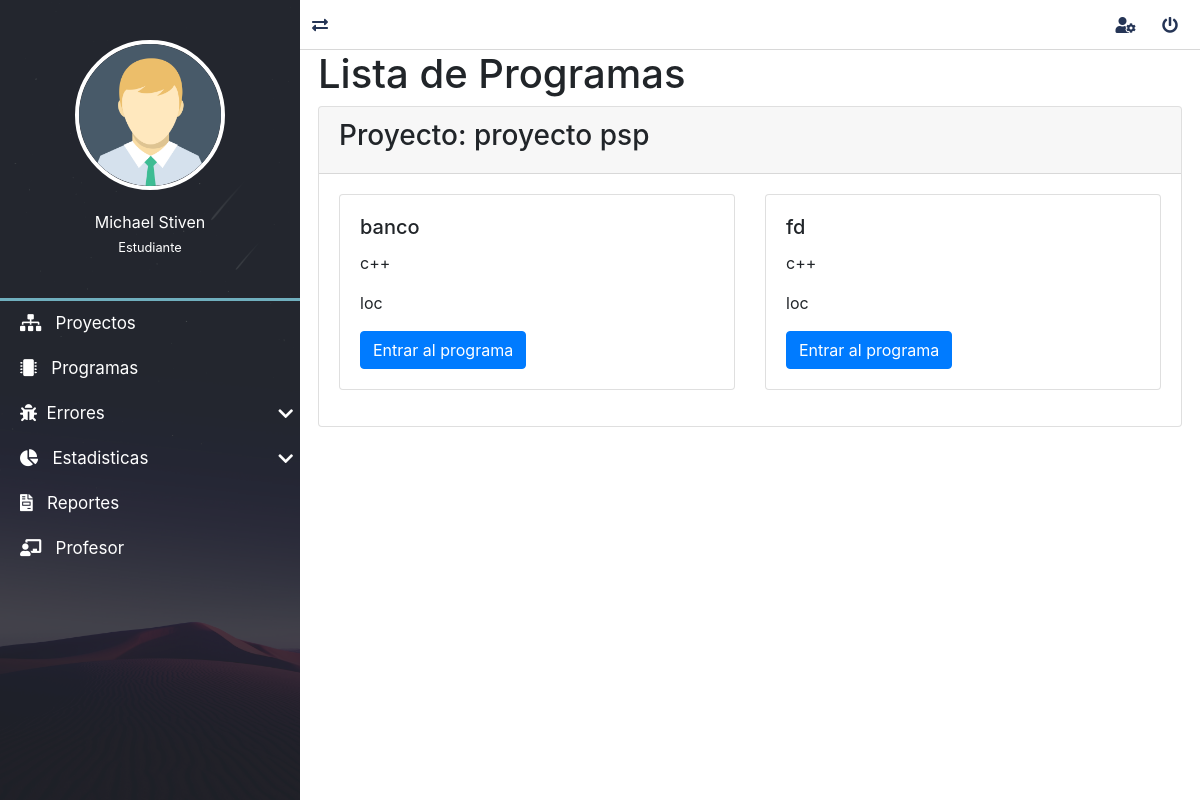
/programas/lista/4/1/ (signed in), run on the app's committed database.
### proyectos/models.py (models this page shows)
class Proyecto(models.Model):
    nombre=models.CharField(max_length=50, verbose_name="Nombre")
    id_proceso = models.ForeignKey("mainApp.Proceso", verbose_name="Proceso", on_delete=models.CASCADE)
    descripcion=models.TextField(verbose_name="Descripcion")
    fechaInicio=models.DateTimeField(auto_now_add=True, verbose_name="fechaCreacion")
    ultimaActualizacion=models.DateTimeField(auto_now=True, verbose_name="Actualizado")
    class Meta:
        verbose_name ="Proyecto"
        verbose_name_plural ="Proyectos"
    def __str__(self):
        return self.nombre

### programas/models.py (models this page shows, shortened)
class Programa(models.Model):
    id_usuario = models.ForeignKey(settings.AUTH_USER_MODEL, verbose_name="usuario", on_delete=models.CASCADE)
    id_proyecto = models.ForeignKey("proyectos.Proyecto", verbose_name="proyecto", on_delete=models.CASCADE)
    nombre = models.CharField(verbose_name="Nombre", max_length=200)
    descripcion = models.TextField(verbose_name="Descripción")
    id_lenguaje = models.ForeignKey("mainApp.Lenguaje", verbose_name="lenguaje", on_delete=models.CASCADE)
    id_medida = models.ForeignKey("mainApp.Medida", verbose_name="medida", on_delete=models.CASCADE)
    fecha_creacion = models.DateTimeField(auto_now_add=True, verbose_name="Fecha de creación")
    fecha_actualizacion = models.DateTimeField(auto_now=True, verbose_name="Fecha de edición")
    fecha_finalizacion = models.DateTimeField(verbose_name="Fecha de finalización", null=True, blank=True)
    class Meta:
        verbose_name = "Programa"
        verbose_name_plural = "Programas"
        ordering = ['nombre', 'fecha_creacion']

### mainApp/models.py (models this page shows)
class Lenguaje(models.Model):
    nombre = models.CharField(verbose_name="Nombre", max_length=200)
    class Meta:
        verbose_name = "Lenguaje"
        verbose_name_plural = "Lenguajes"
        ordering = ['nombre']
    def __str__(self):
        return self.nombre

class Medida(models.Model):
    acronimo = models.CharField(verbose_name="Acronimo", max_length=20)
    nombre = models.CharField(verbose_name="Nombre", max_length=200)
    descripcion = models.TextField()
    class Meta:
        verbose_name = "Medida"
        verbose_name_plural = "Medidas"
        ordering = ['nombre']
    def __str__(self):
        return self.nombre

### programas/views.py (the view)
# urls.py: path('lista/<int:id_u>/<int:id_p>/', ProgramaListView.as_view(), name='lista_programas_usuario'),
@method_decorator(login_required, name='dispatch')
class ProgramaListView(ListView):
    model = Programa
    def get_context_data(self, **kwargs):
        context = super(ProgramaListView, self).get_context_data(**kwargs)
        context["programas"] = Programa.objects.filter(id_usuario=self.kwargs.get('id_u'), id_proyecto=self.kwargs.get('id_p'))
        context["id_p"] = Proyecto.objects.get(id=self.kwargs.get('id_p'))
        context["id_u"] = User.objects.get(id=self.kwargs.get('id_u'))
        return context

### mainApp/context_processors.py (called while the page is built)
def get_programasDeUsuario(request):
    programas= Programa.objects.all()
    return {'lista_programas':programas}

def get_lenguajes(request):
    lenguajes = Lenguaje.objects.all()
    return {'lista_lenguajes':lenguajes}

def get_medidas(request):
    medidas = Medida.objects.all()
    return {'lista_medidas':medidas}

def get_fases(request):
    fases = Fase.objects.all()
    return {'lista_fases':fases}

def get_tiposdefectos(request):
    tipos_defectos = TiposDefecto.objects.all()
    return {'lista_tipos_defectos':tipos_defectos}

### proyectos/context_processors.py (called while the page is built)
def get_proyecto(request):
    proyecto= Proyecto.objects.values_list('id','nombre','id_proceso' ,'descripcion', 'fechaInicio')
    return {
        'proyectos':proyecto
    }

### programas/templates/programas/programa_list.html (shortened to what this page needs)
{% extends 'layouts/layout.html' %}
{% block content %}
    <h1>Lista de Programas</h1>
    <div class="card mb-3">
        <div class="card-header">
            <h3>Proyecto: {{id_p}}</h3>
        </div>
        <div class="card-body">
            <div class="row">
                {% for programa in programas %}
                    {% if programa.id_usuario.id == request.user.id %}
                        <div class="col-sm-6 mb-3">
                            <div class="card">
                                <div class="card-body">
                                    <h5 class="card-title">{{programa.nombre}}</h5>
                                    <p class="card-text">{{programa.id_lenguaje}}</p>
                                    <p class="card-text">{{programa.id_medida}}</p>
                                    <a href="{% url 'detalles_programa' programa.id programa.nombre|slugify %}" class="btn btn-primary">Entrar al programa</a>
                                </div>
                            </div>
                        </div>
                    {% endif %}
                {% endfor %}
            </div>
        </div>
    </div>
{% endblock content %}

### mainApp/templates/layouts/layout.html (shortened to what this page needs)
{% load static %}
<!DOCTYPE html>
<html lang="es">
<head>
	<link rel="stylesheet" href="{% static 'dashboar/css/normalize.css' %}">
	<link rel="stylesheet" href="{% static 'dashboar/css/style.css' %}">
	<link rel="stylesheet" href="{% static 'dashboar/css/all.css' %}">
	<link rel="stylesheet" href="{% static 'dashboar/css/sweetalert2.min.css' %}">
	<link rel="stylesheet" href="{% static 'dashboar/css/jquery.mCustomScrollbar.css' %}">
	<link rel="stylesheet" href="https://stackpath.bootstrapcdn.com/bootstrap/4.5.0/css/bootstrap.min.css">
	<link rel="stylesheet" type="text/css" href="{% static 'css/style.css' %}">
</head>
<body>
	<main class="full-box main-container">
		<section class="full-box nav-lateral">
			<div class="full-box nav-lateral-content">
				<figure class="full-box nav-lateral-avatar">
					<img src=" {% static 'dashboar/assets/avatar/Avatar.png' %}" class="img-fluid" alt="Avatar">
					<figcaption class="roboto-medium text-center">
						{{request.user.first_name}} <br>
						{% if request.user.is_superuser %}
							<small class="roboto-condensed-light">Administrador</small>
						{% elif request.user.is_staff %}
							<small class="roboto-condensed-light">Profesor</small>
						{% else %}
							<small class="roboto-condensed-light">Estudiante</small>
						{% endif %}
					</figcaption>
				</figure>
				<div class="full-box nav-lateral-bar"></div>
				<nav class="full-box nav-lateral-menu">
					<ul>
						<li>
							<a href=" {% url 'proyectos' %}"><i class="fas fa-sitemap"></i> &nbsp; Proyectos</a>
						</li>
						{% if request.user.profesor %}
						<li>
							<a href="#" class="nav-btn-submenu"><i class="fas  fa-user-secret fa-fw"></i> &nbsp; Usuarios <i class="fas fa-chevron-down"></i></a>
							<ul>
								<li>
									<a href="user-new.html"><i class="fas fa-plus fa-fw"></i> &nbsp; Nuevo usuario</a>
								</li>
								<li>
									<a href="user-list.html"><i class="fas fa-clipboard-list fa-fw"></i> &nbsp; Lista de usuarios</a>
								</li>
								<li>
									<a href="user-search.html"><i class="fas fa-search fa-fw"></i> &nbsp; Buscar usuario</a>
								</li>
							</ul>
						</li>
						{% else %}
						<li>
							<a href=" {% url 'programas' %}"><i class="fas fa-microchip"></i> &nbsp; Programas</a>
						</li>
						<li>
							<a href="#" class="nav-btn-submenu"><i class="fas fa-bug"></i></i> &nbsp;Errores<i class="fas fa-chevron-down"></i></a>
						</li>
						<li>
							<a href="#" class="nav-btn-submenu"><i class="fas fa-chart-pie"></i> &nbsp; Estadisticas <i class="fas fa-chevron-down"></i></a>
						</li>
						<li>
							<a href="{% url 'lista_reportes' %}"><i class="fas fa-file-invoice"></i> &nbsp; Reportes</a>
						</li>
						<li>
							<a href="#"><i class="fas fa-chalkboard-teacher"></i> &nbsp; Profesor</a>
						</li>
						{% endif %}
					</ul>
				</nav>
			</div>
		</section>
		<section class="full-box page-content">
			<nav class="full-box navbar-info">
				<a href="#" class="float-left show-nav-lateral">
					<i class="fas fa-exchange-alt"></i>
				</a>
				{% if user.email %}
					{% if title != 'Perfil de usuario' %}
						<a href="{% url 'editPerfilUs' %}">
							<i class="fas fa-user-cog"></i>
						</a>
					{% endif %}
					<a href="#" class="btn-exit-system">
						<i class="fas fa-power-off"></i>
					</a>
				{% else %}
					<a href="{% url 'login' %}">
						<i class="fas fa-sign-in-alt"></i>
					</a>
				{% endif %}
			</nav>
			 <div class="content-box">
				{% block content %}
				{% endblock content %}
			</div>
		</section>
	</main>
</body>
</html>

### mainApp/static/dashboar/css/style.css (style rules this page uses)
:root { --color-one: #F5F5F5; --color-two: #24292E; --color-three: #70afbe; --form-color: #14111A; --accent-color: #253556; --border-color: #D8D8D8; }
body,html { width: 100vw; height: 100vh; background-color: var(--color-one); color: #333; font-size: 16px; }
.full-box { margin: 0; padding: 0; box-sizing: border-box; width: 100%; }
.main-container { height: 100%; position: absolute; top: 0; left: 0; overflow: hidden; }
.page-content, .nav-lateral { height: 100%; overflow: hidden; }
.page-content { position: relative; padding-left: 300px; transition: all .2s ease-in-out; padding-bottom: 20px; }
.nav-lateral { width: 300px; position: absolute; top: 0; left: 0; z-index: 1; transition: all .2s ease-in-out; background-image: url('../assets/img/nav-font.jpg'); background-position: center center; background-size: cover; }
.nav-lateral-content { max-width: 300px; height: 100%; background-color: rgba(36, 41, 46, .8); }
.nav-lateral-bar { height: 3px; background-color: var(--color-three); }
.nav-lateral-avatar { padding: 40px 0; }
.nav-lateral-avatar img { width: 50%; margin: 0 auto; display: block; border: 4px solid #FFF; border-radius: 100%; }
.nav-lateral-avatar figcaption { margin-top: 20px; color: #FFF; }
.nav-lateral-menu { height: auto; }
.nav-lateral-menu ul { margin: 0; padding: 0; list-style: none; }
.nav-lateral-menu ul li { width: 100%; height: auto; }
.nav-lateral-menu ul li a { display: block; width: 100%; height: 45px; line-height: 45px; text-decoration: none; color: #FFF; font-size: 17px; box-sizing: border-box; padding-left: 20px; transition: all .2s ease-in-out; }
.nav-lateral-menu .fa-chevron-down, .nav-lateral-menu .fa-chevron-up { float: right; height: 45px; line-height: 45px; margin-right: 7px; transition: all .2s ease-in-out; }
.navbar-info { height: 50px; border-bottom: 1px solid var(--border-color); text-align: right; padding-right: 10px; }
.navbar-info a { color: var(--accent-color); height: 50px; min-width: 40px; text-align: center; line-height: 50px; display: inline-block; transition: all .2s ease-out; user-select: none; }
.content-box { margin-left: 2%; margin-right: 2%; }

### mainApp/static/dashboar/css/all.css (style rules this page uses)
.fa, .fas, .far, .fal, .fab { -moz-osx-font-smoothing: grayscale; -webkit-font-smoothing: antialiased; display: inline-block; font-style: normal; font-variant: normal; text-rendering: auto; line-height: 1; }
.fa-bug:before { content: "\f188"; }
.fa-chalkboard-teacher:before { content: "\f51c"; }
.fa-chart-pie:before { content: "\f200"; }
.fa-chevron-down:before { content: "\f078"; }
.fa-exchange-alt:before { content: "\f362"; }
.fa-file-invoice:before { content: "\f570"; }
.fa-microchip:before { content: "\f2db"; }
.fa-power-off:before { content: "\f011"; }
.fa-sitemap:before { content: "\f0e8"; }
.fa-user-cog:before { content: "\f4fe"; }
.fa, .fas { font-family: 'Font Awesome 5 Free'; font-weight: 900; }

### mainApp/static/css/style.css (style rules this page uses)
:root { --fondo: url("../img/fondoLogin.png"); --porsentaje-borde-radius: 5%; --px-borde-radius: 4px; --bac-color: #70afbe; --shadow-box: 0px 4px 18px 3px rgba(0,0,0,0.75);; }
.card { transition: box-shadow 0.5s; }

### data on the page
Proyecto: nombre "proyecto psp"
Programa: nombre "banco", id_lenguaje "c++", id_medida "loc"
Programa: nombre "fd", id_lenguaje "c++", id_medida "loc"

### other printed values
{{ request.user.first_name }} "Michael Stiven"
